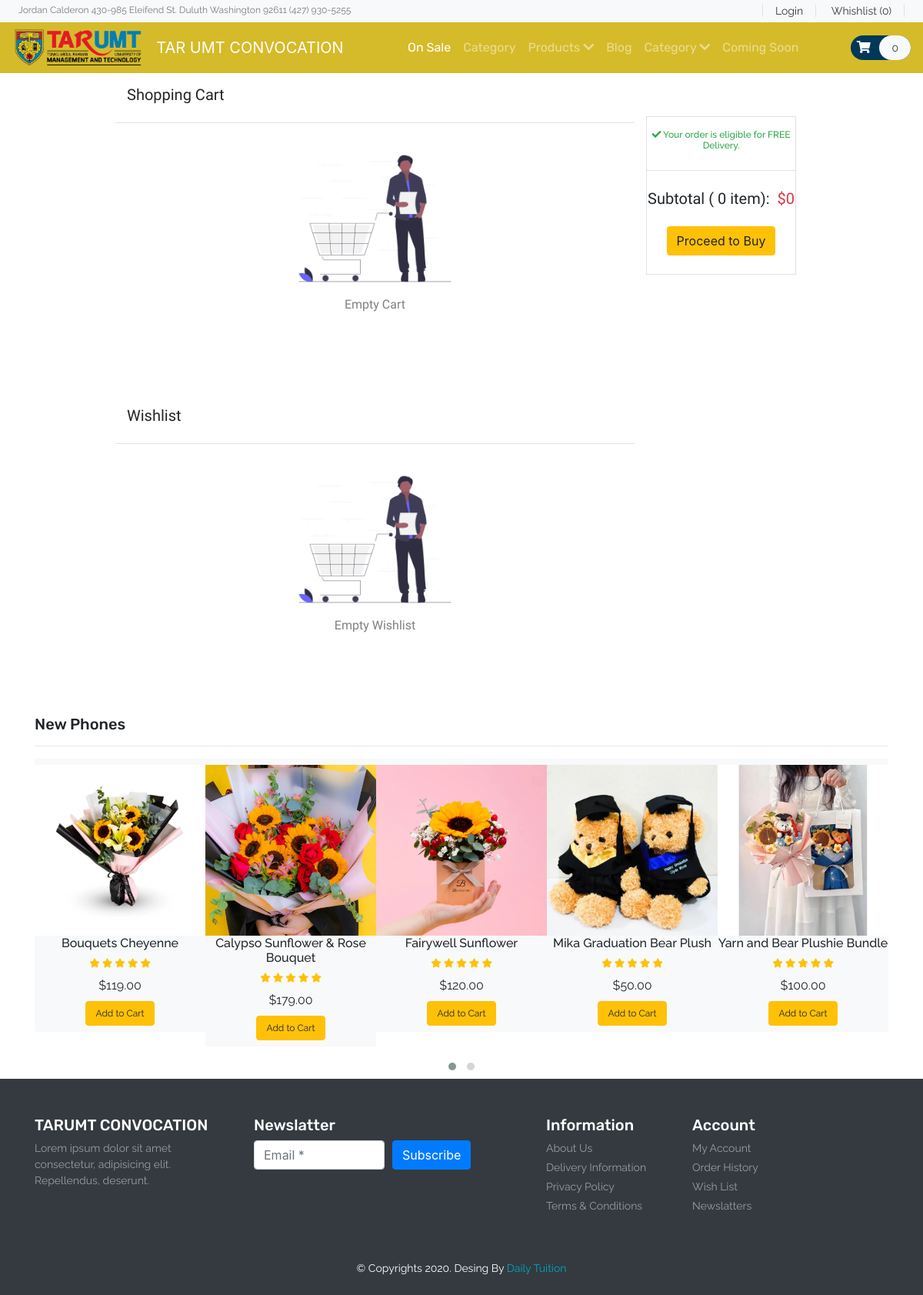
The app's page /cart.php with its own data.
### tables this page shows
CREATE TABLE `product` (
  `item_id` int(11) NOT NULL,
  `item_brand` varchar(200) NOT NULL,
  `item_name` varchar(255) NOT NULL,
  `item_price` double(10,2) NOT NULL,
  `item_image` varchar(255) NOT NULL,
  `item_register` datetime DEFAULT NULL
);

### cart.php (called while the page is built, shortened)
<?php
include ('header.php');
?>
<?php
        count($product->getData('cart')) ? include ('Template/_cart-template.php') :  include ('Template/notFound/_cart_notFound.php');
        count($product->getData('wishlist')) ? include ('Template/_wishilist_template.php') :  include ('Template/notFound/_wishlist_notFound.php');
        include ('Template/_new-phones.php');
?>
<?php
include ('footer.php');
?>

### database/DBController.php (called while the page is built, shortened)
<?php
class DBController
{
    protected $host = 'localhost';
    protected $user = 'root';
    protected $password = "";
    protected $database = "tarumtcloud_db";
    public function __construct()
    {
        $this->con = mysqli_connect($this->host, $this->user, $this->password, $this->database);
    }
}

### functions.php (called while the page is built)
<?php
require ('database/DBController.php');
require ('database/Product.php');
require ('database/Cart.php');
$db = new DBController();
$product = new Product($db);
$product_shuffle = $product->getData();
$Cart = new Cart($db );

### database/Product.php (called while the page is built, shortened)
<?php
require_once ('database/DBController.php');
class Product
{
    public $db = null;
    public function __construct(DBController $db)
    {
        $this->db = $db;
    }
    public function getData($table = 'product'){
        $result = $this->db->con->query("SELECT * FROM {$table}");
        $resultArray = array();
        while ($item = mysqli_fetch_array($result, MYSQLI_ASSOC)){
            $resultArray[] = $item;
        }
         return $resultArray;
    }
}

### Template/_new-phones.php (the view, shortened to what this page needs)
<?php
shuffle($product_shuffle);
?>
<section id="new-phones">
    <div class="container">
        <h4 class="font-rubik font-size-20">New Phones</h4>
        <hr>
        <div class="owl-carousel owl-theme">
            <?php foreach ($product_shuffle as $item) { ?>
                <div class="item py-2 bg-light">
                    <div class="product font-rale">
                        <a href="<?php printf('%s?item_id=%s', 'product.php',  $item['item_id']); ?>"><img src="<?php echo $item['item_image'] ?? "./assets/products/1.png"; ?>" alt="product1" class="img-fluid"></a>
                        <div class="text-center">
                            <h6><?php echo  $item['item_name'] ?? "Unknown";  ?></h6>
                            <div class="rating text-warning font-size-12">
                                <span><i class="fas fa-star"></i></span>
                                <span><i class="fas fa-star"></i></span>
                                <span><i class="fas fa-star"></i></span>
                                <span><i class="fas fa-star"></i></span>
                                <span><i class="fas fa-star"></i></span>
                            </div>
                            <div class="price py-2">
                                <span>$<?php echo $item['item_price'] ?? '0' ; ?></span>
                            </div>
                            <form method="post">
                                <?php
                                if (in_array($item['item_id'], $Cart->getCartId($product->getData('cart')) ?? [])){
                                    echo '<button type="submit" disabled class="btn btn-success font-size-12">In the Cart</button>';
                                }else{
                                    echo '<button type="submit" name="top_sale_submit" class="btn btn-warning font-size-12">Add to Cart</button>';
                                }
                                ?>
                            </form>
                        </div>
                    </div>
                </div>
            <?php }  ?>
        </div>
    </div>
</section>

### header.php (shortened to what this page needs)
<!DOCTYPE html>
<html lang="en">
<head>
    <link rel="stylesheet" href="https://stackpath.bootstrapcdn.com/bootstrap/4.4.1/css/bootstrap.min.css">
    <link rel="stylesheet" href="https://cdnjs.cloudflare.com/ajax/libs/OwlCarousel2/2.3.4/assets/owl.carousel.min.css" />
    <link rel="stylesheet" href="https://cdnjs.cloudflare.com/ajax/libs/OwlCarousel2/2.3.4/assets/owl.theme.default.min.css" />
    <link rel="stylesheet" href="https://cdnjs.cloudflare.com/ajax/libs/font-awesome/5.13.0/css/all.min.css" />
    <link rel="stylesheet" href="style.css">
    <?php
    require ('functions.php');
    ?>
</head>
<body>
<header id="header">
    <div class="strip d-flex justify-content-between px-4 py-1 bg-light">
        <p class="font-rale font-size-12 text-black-50 m-0">Jordan Calderon 430-985 Eleifend St. Duluth Washington 92611 (427) 930-5255</p>
        <div class="font-rale font-size-14">
            <a href="#" class="px-3 border-right border-left text-dark">Login</a>
            <a href="#" class="px-3 border-right text-dark">Whishlist (0)</a>
        </div>
    </div>
    <nav class="navbar navbar-expand-lg navbar-dark color-second-bg">
        <img src="./assets/TAR%20UMT%20Logo.png" alt="Logo" id="nav-logo">
        <a class="navbar-brand" href="index.php">TAR UMT CONVOCATION</a>
        <div class="collapse navbar-collapse" id="navbarNav">
            <ul class="navbar-nav m-auto font-rubik">
                <li class="nav-item active">
                    <a class="nav-link" href="#">On Sale</a>
                </li>
                <li class="nav-item">
                    <a class="nav-link" href="#">Category</a>
                </li>
                <li class="nav-item">
                    <a class="nav-link" href="#">Products <i class="fas fa-chevron-down"></i></a>
                </li>
                <li class="nav-item">
                    <a class="nav-link" href="#">Blog</a>
                </li>
                <li class="nav-item">
                    <a class="nav-link" href="#">Category <i class="fas fa-chevron-down"></i></a>
                </li>
                <li class="nav-item">
                    <a class="nav-link" href="#">Coming Soon</a>
                </li>
            </ul>
            <form action="#" class="font-size-14 font-rale">
                <a href="cart.php" class="py-2 rounded-pill color-primary-bg">
                    <span class="font-size-16 px-2 text-white"><i class="fas fa-shopping-cart"></i></span>
                    <span class="px-3 py-2 rounded-pill text-dark bg-light"><?php echo count($product->getData('cart')); ?></span>
                </a>
            </form>
        </div>
    </nav>
</header>
<main id="main-site">

### Template/notFound/_cart_notFound.php
<section id="cart" class="py-3 mb-5">
    <div class="container-fluid w-75">
        <h5 class="font-baloo font-size-20">Shopping Cart</h5>
        <div class="row">
            <div class="col-sm-9">
                    <div class="row border-top py-3 mt-3">
                        <div class="col-sm-12 text-center py-2">
                            <img src="./assets/blog/empty_cart.png" alt="Empty Cart" class="img-fluid" style="height: 200px;">
                            <p class="font-baloo font-size-16 text-black-50">Empty Cart</p>
                        </div>
                    </div>
            </div>
            <div class="col-sm-3">
                <div class="sub-total border text-center mt-2">
                    <h6 class="font-size-12 font-rale text-success py-3"><i class="fas fa-check"></i> Your order is eligible for FREE Delivery.</h6>
                    <div class="border-top py-4">
                        <h5 class="font-baloo font-size-20">Subtotal ( <?php echo isset($subTotal) ? count($subTotal) : 0; ?> item):&nbsp; <span class="text-danger">$<span class="text-danger" id="deal-price"><?php echo isset($subTotal) ? $Cart->getSum($subTotal) : 0; ?></span> </span> </h5>
                        <button type="submit" class="btn btn-warning mt-3">Proceed to Buy</button>
                    </div>
                </div>
            </div>
        </div>
    </div>
</section>

### Template/notFound/_wishlist_notFound.php
<section id="cart" class="py-3 mb-5">
    <div class="container-fluid w-75">
        <h5 class="font-baloo font-size-20">Wishlist</h5>
        <div class="row">
            <div class="col-sm-9">
                <div class="row border-top py-3 mt-3">
                    <div class="col-sm-12 text-center py-2">
                        <img src="./assets/blog/empty_cart.png" alt="Empty Cart" class="img-fluid" style="height: 200px;">
                        <p class="font-baloo font-size-16 text-black-50">Empty Wishlist</p>
                    </div>
                </div>
            </div>
        </div>
    </div>
</section>

### footer.php (shortened to what this page needs)
</main>
<footer id="footer" class="bg-dark text-white py-5">
    <div class="container">
        <div class="row">
            <div class="col-lg-3 col-12">
                <h4 class="font-rubik font-size-20">TARUMT CONVOCATION</h4>
                <p class="font-size-14 font-rale text-white-50">Lorem ipsum dolor sit amet consectetur, adipisicing elit. Repellendus, deserunt.</p>
            </div>
            <div class="col-lg-4 col-12">
                <h4 class="font-rubik font-size-20">Newslatter</h4>
                <form class="form-row">
                    <div class="col">
                        <input type="text" class="form-control" placeholder="Email *">
                    </div>
                    <div class="col">
                        <button type="submit" class="btn btn-primary mb-2">Subscribe</button>
                    </div>
                </form>
            </div>
            <div class="col-lg-2 col-12">
                <h4 class="font-rubik font-size-20">Information</h4>
                <div class="d-flex flex-column flex-wrap">
                    <a href="#" class="font-rale font-size-14 text-white-50 pb-1">About Us</a>
                    <a href="#" class="font-rale font-size-14 text-white-50 pb-1">Delivery Information</a>
                    <a href="#" class="font-rale font-size-14 text-white-50 pb-1">Privacy Policy</a>
                    <a href="#" class="font-rale font-size-14 text-white-50 pb-1">Terms & Conditions</a>
                </div>
            </div>
            <div class="col-lg-2 col-12">
                <h4 class="font-rubik font-size-20">Account</h4>
                <div class="d-flex flex-column flex-wrap">
                    <a href="#" class="font-rale font-size-14 text-white-50 pb-1">My Account</a>
                    <a href="#" class="font-rale font-size-14 text-white-50 pb-1">Order History</a>
                    <a href="#" class="font-rale font-size-14 text-white-50 pb-1">Wish List</a>
                    <a href="#" class="font-rale font-size-14 text-white-50 pb-1">Newslatters</a>
                </div>
            </div>
        </div>
    </div>
</footer>
<div class="copyright text-center bg-dark text-white py-2">
    <p class="font-rale font-size-14">&copy; Copyrights 2020. Desing By <a href="#" class="color-second">Daily Tuition</a></p>
</div>
</body>
</html>

### style.css (style rules this page uses)
button, button:focus { outline: none !important; box-shadow: none !important; }
.font-baloo { font-family: "Baloo Thambi 2", cursive; }
.font-rale { font-family: "Raleway", cursive; }
.font-rubik { font-family: "Rubik", cursive; }
.font-size-12 { font-size: 12px; }
.font-size-14 { font-size: 14px; }
.font-size-16 { font-size: 16px; }
.font-size-20 { font-size: 20px; }
.color-primary-bg { background: #003859; }
.color-second { color: #00A5C4; }
.color-second-bg { background: #d5bb29 ; }
#nav-logo { height: 50px; width: auto; }
.navbar-brand { margin-left: 1rem; }

### records on screen
product: item_image (picture), item_name "Bouquets Cheyenne", item_price "119.00"
product: item_image (picture), item_name "Calypso Sunflower & Rose Bouquet", item_price "179.00"
product: item_image (picture), item_name "Fairywell Sunflower", item_price "120.00"
product: item_image (picture), item_name "Mika Graduation Bear Plush", item_price "50.00"
product: item_image (picture), item_name "Yarn and Bear Plushie Bundle", item_price "100.00"

### other values on screen
count($product->getData('cart')) "0"
